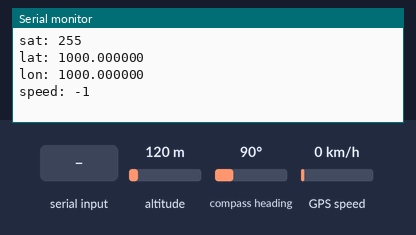
A sketch run on a simulated Arduino Uno, built with avr-gcc and run on an emulated ATmega328P. On the bench: the last lines printed to the serial monitor. The test bench sets the inputs (shaded band); at power-on: compass heading 90°, GPS speed 0 km/h, altitude 120 m. The GPS gets a fix after 3 s at 37.7749, -122.4194 with 8 satellites; the modem accepts every AT command (registered, SIM ready, sends succeed) and sends nothing else.

Above: at 1.2 s.
1.3 s: compass heading set to 269°
At 5.3 s:
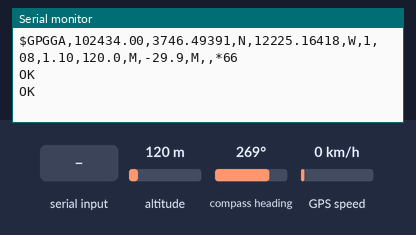
5.6 s: "1" received over the second serial link
At 7.8 s:
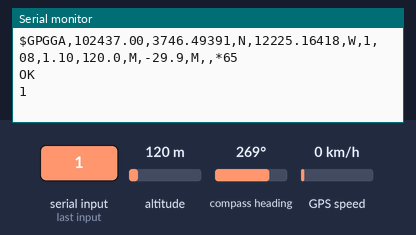
8.8 s: GPS speed set to 2 km/h
At 11.9 s:
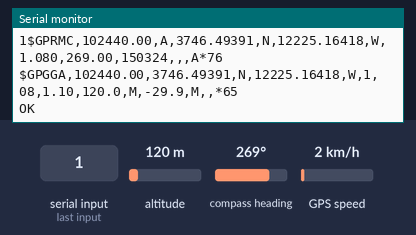
14.9 s: altitude set to 20 m
At 21.6 s:
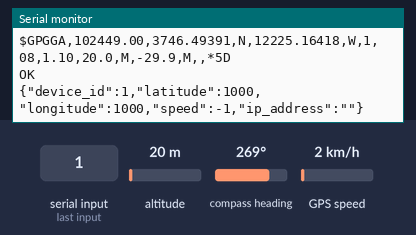
22.2 s: altitude set to 500 m
At 29.5 s:
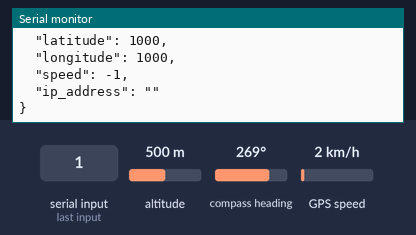
29.6 s: compass heading set to 352°
At 32.3 s:
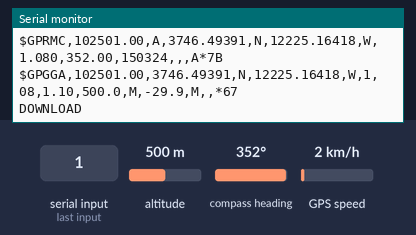

The sketch:

gps-tracker-arduino.ino
```cpp
#include <SoftwareSerial.h>
SoftwareSerial myserial(10, 11); //rx tx

#include <ArduinoJson.h>
StaticJsonBuffer<200> jsonBuffer;

#include <TinyGPS.h>
TinyGPS gps;

void setup() {
  Serial.begin(9600);
  myserial.begin(9600);
  DynamicJsonBuffer jsonBuffer;
}

void loop() {
  smartdelay(1000);
  Serial.println();

  uint8_t sat = gps.satellites();
  Serial.print("sat: "); Serial.println(sat);

  float flat, flon;
  unsigned long age;
  gps.f_get_position(&flat, &flon, &age);
  Serial.print("lat: "); Serial.println(flat, 6);
  Serial.print("lon: "); Serial.println(flon, 6);
  int spd = gps.f_speed_kmph();
  Serial.print("speed: "); Serial.println(spd);

 /********************GPRS Baglanti baslatiliyor********************/

  if (myserial.available())
  Serial.write(myserial.read());

  myserial.println("AT");
  delay(1000);

  myserial.println("AT+SAPBR=3,1,\"Contype\",\"GPRS\"");
  delay(2000);
  ShowSerialData();

  myserial.println("AT+SAPBR=3,1,\"APN\",\"internet\"");//APN
  delay(2000);
  ShowSerialData();

  myserial.println("AT+SAPBR=1,1");
  delay(2000);
  ShowSerialData();

  myserial.println("AT+SAPBR=2,1");
  delay(2000);
  ShowSerialData();


  myserial.println("AT+HTTPINIT");
  delay(2000);
  ShowSerialData();

  myserial.println("AT+HTTPPARA=\"CID\",1");
  delay(2000);
  ShowSerialData();

  StaticJsonBuffer<200> jsonBuffer;
  JsonObject& object = jsonBuffer.createObject();

  object.set("device_id", 1);
  object.set("latitude",flat, 6);
  object.set("longitude",flon,6);
  object.set("speed",spd);
  object.set("ip_address","");

  object.printTo(Serial);
  Serial.println(" ");
  String sendtoserver;
  object.prettyPrintTo(sendtoserver);
  delay(2000);
  myserial.println("AT+HTTPPARA=\"URL\",\"http://gpstakipapp.herokuapp.com/api/v1/device/1/traces\""); //Elde edilen verilerin gonderilecegi server adresi
  delay(2000);
  ShowSerialData();

  myserial.println("AT+HTTPPARA=\"CONTENT\",\"application/json\"");
  delay(2000);
  ShowSerialData();

  myserial.println("AT+HTTPDATA=" + String(sendtoserver.length()) + ",100000");
  Serial.println(sendtoserver);
  delay(2000);
  ShowSerialData();

  myserial.println(sendtoserver);
  delay(2000);
  ShowSerialData;

  myserial.println("AT+HTTPACTION=1");
  delay(2000);
  ShowSerialData();

  myserial.println("AT+HTTPREAD");
  delay(2000);
  ShowSerialData();

  myserial.println("AT+HTTPTERM");
  delay(6000);
  ShowSerialData;
}

static void smartdelay(unsigned long ms) {
  unsigned long start = millis();
  do {
    while (myserial.available())
      gps.encode(myserial.read());
  } while (millis() - start < ms);
}

void ShowSerialData()
{
  while (myserial.available() != 0)
    Serial.write(myserial.read());
  delay(1000);
}
```

Measured:
- after the input at 1.3 s, the serial monitor: prints a new line after 2.8 s (image 1)
- after the input at 5.6 s, the serial monitor: prints a new line after 1.8 s (image 2)
- after the input at 8.8 s, the serial monitor: prints a new line after 1.5 s (image 3)
- after the input at 14.9 s, the serial monitor: prints a new line after 1.8 s (image 4)
- after the input at 22.2 s, the serial monitor: prints a new line after 2.8 s (image 5)
- after the input at 29.6 s, the serial monitor: prints a new line after 1.6 s (image 6)
